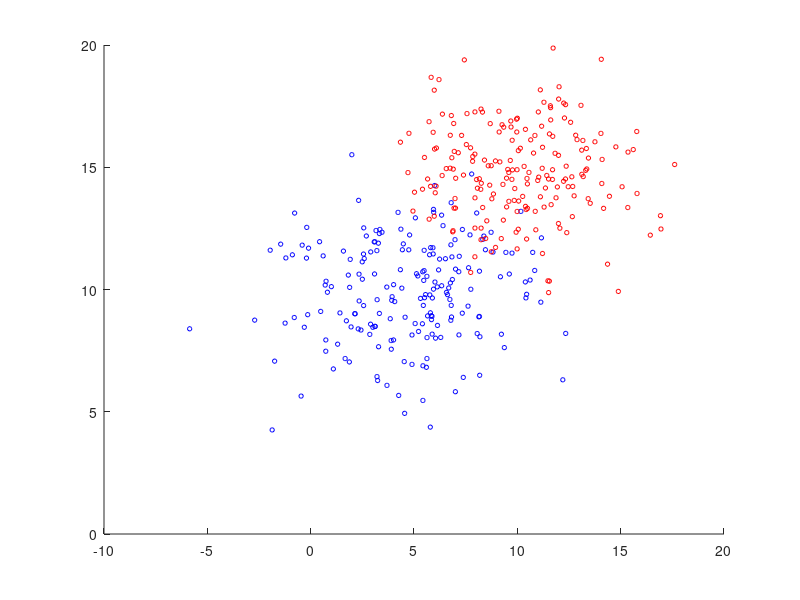

MATLAB code for this plot: (Note: this script raises an error after producing the figure.)
clear all;
close all;

MU1 = [5 10];
SIGMA1 = [8 0; 0 4];
MU2 = [10 15];
SIGMA2 = [8 0; 0 4];
X1 = mvnrnd(MU1,SIGMA1,200);
X2 = mvnrnd(MU2,SIGMA2,200);

range1 = [-5:0.1:20];
range2 = [-5:0.1:20];

figure;
hold on;

scatter(X1(:,1), X1(:,2), 10, 'b');
scatter(X2(:,1), X2(:,2), 10, 'r');

[a_vectors, a_values] = eigs(SIGMA1);
[b_vectors, b_values] = eigs(SIGMA2);

a_theta = atan2(a_vectors(2,1), a_vectors(1,1));
plot_ellipse(MU1(1), MU1(2), a_theta, sqrt(a_values(1,1)), sqrt(a_values(2,2)));

b_theta = atan2(b_vectors(2,1), b_vectors(1,1));
plot_ellipse(MU2(1), MU2(2), b_theta, sqrt(b_values(1,1)),sqrt(b_values(2,2)));

med_1 = MED([MU1; MU2], range1, range2);
contour(range1, range2, med_1', [1 1], '--r');
hold on;

case1_classes = {X1, X2};
confusion = zeros(size(case1_classes, 2));

for i=1:size(case1_classes, 2)
    current_class = cell2mat(case1_classes(i));
    for j=1:size(current_class, 1)

       predicted = MED([MU1; MU2], current_class(j,1), current_class(j,2));
   
       confusion(i,predicted) = confusion(i,predicted) + 1;
    end
end 

confusion
      
error = (sum(confusion(:)) - trace(confusion)) / sum(confusion(:))
